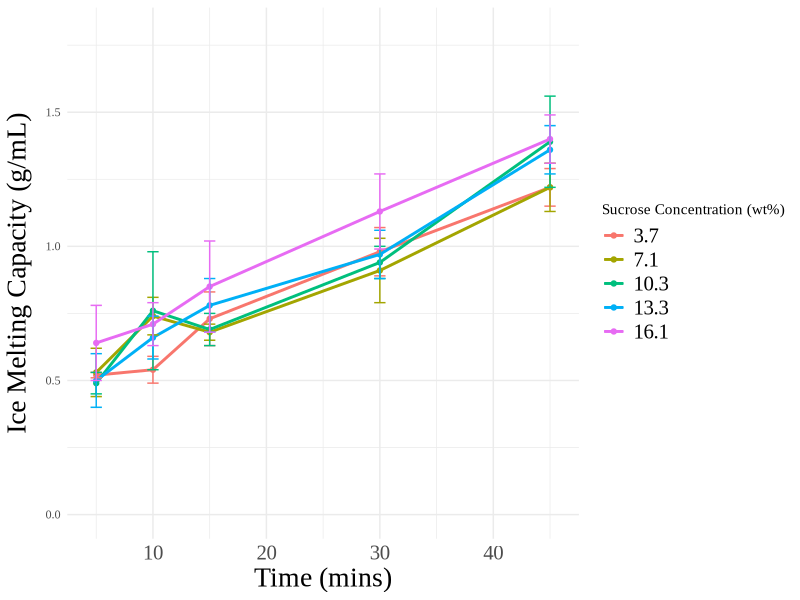

This figure's R source:
library(ggplot2)
library(tidyr)
library(stringr)

data <- data.frame(
  Sucrose_Concentration = c(3.7, 7.1, 10.3, 13.3, 16.1),
  `5 minutes` = c(0.52, 0.53, 0.49, 0.50, 0.64),
  `10 minutes` = c(0.54, 0.74, 0.76, 0.66, 0.71),
  `15 minutes` = c(0.73, 0.68, 0.69, 0.78, 0.85),
  `30 minutes` = c(0.98, 0.91, 0.94, 0.97, 1.13),
  `45 minutes` = c(1.22, 1.22, 1.39, 1.36, 1.40))

data_long <- pivot_longer(data, cols = -Sucrose_Concentration, names_to = "Time_Interval", values_to = "Average")

data_long$Time_Interval <- str_extract(data_long$Time_Interval, "\\d+")

data_long$Time_Interval <- as.numeric(data_long$Time_Interval)

data_long$STD <- c(0.01, 0.05, 0.10, 0.09, 0.07, 0.09, 0.07, 0.03, 0.12, 0.09, 
                   0.04, 0.22, 0.06, 0.06, 0.17, 0.10, 0.08, 0.10, 0.09, 0.09, 
                   0.14, 0.08, 0.17, 0.14, 0.09)

ggplot(data_long, aes(x = Time_Interval, y = Average, color = factor(Sucrose_Concentration))) +
  geom_point() +
  geom_line(linewidth = 1) +
  geom_errorbar(aes(ymin = Average - STD, ymax = Average + STD), width = 1) +
  labs(x = "Time (mins)", y = "Ice Melting Capacity (g/mL)", color = "Sucrose Concentration (wt%)") +
  theme_minimal() +
  theme(
    text = element_text(family = "Times New Roman"),
    plot.title = element_text(hjust = 0.5, size = 30),
    axis.title.x = element_text(size = 20),
    axis.title.y = element_text(size = 20, margin = margin(t = 0, r = 10, b = 0, l = 0)),
    axis.text.x = element_text(size = 15),
    legend.text = element_text(size = 15)) +
  ylim(0, 1.8)

